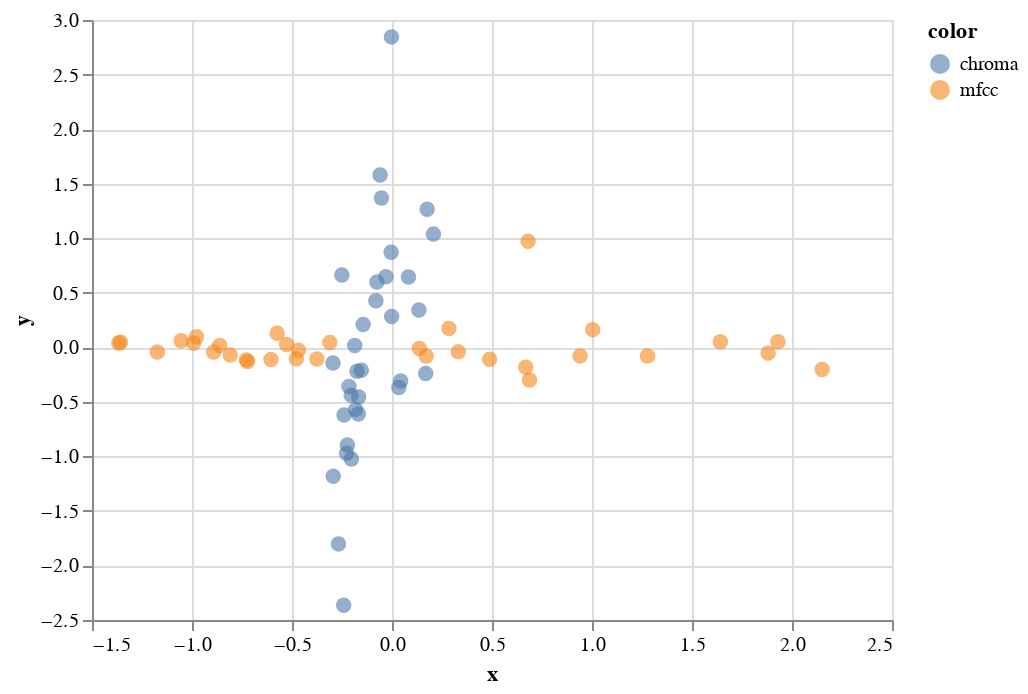

The code cell stored with this chart in its notebook:
### Code cell
%matplotlib inline
import glob
import numpy as np
import librosa
import os
from sklearn.preprocessing import StandardScaler
from sklearn.manifold import TSNE
from sklearn.cluster import KMeans
from sklearn.decomposition import PCA
import pandas as pd
import vega
import altair as alt
import pandas as pd
import scipy.signal
import scipy.fftpack as fft
import matplotlib.pyplot as plt
from mpl_toolkits.mplot3d import Axes3D


#File reading
all_dirs = []
for root, dirs, files in os.walk('./Test'):
        for name in files:
            if '.wav' in name:
                filedir = os.path.join(root, name)
                all_dirs.append(filedir)

all_chroma = []
all_mfcc = []
file_no = len(all_dirs)
print(file_no)
for i in range(file_no):
    print(str(i+1) + '/' + str(file_no))
    #Load file
    y, sr = librosa.core.load(all_dirs[i])
    #Features
    mfcc = librosa.feature.mfcc(y=y, sr=sr)
    chroma = librosa.feature.chroma_cqt(y=y, sr=sr, n_chroma=48, n_octaves=7)
    all_mfcc.append(mfcc.flatten())
    all_chroma.append(chroma.flatten())

#Shift mffcs to positive values
#min = np.amin(all_mfcc)
#all_mfcc = all_mfcc + min

#Standardization
scl1 = StandardScaler()
all_mfcc_scaled = scl1.fit_transform(all_mfcc)
scl2 = StandardScaler()
all_chroma_scaled = scl2.fit_transform(all_chroma)

#Principal Component Analysis

#MFCC2
pca_mfcc2 = PCA(n_components=2).fit_transform(all_mfcc_scaled)
scl3 = StandardScaler()
pca_mfcc2 = scl3.fit_transform(pca_mfcc2)
pca_mfcc2x = []
pca_mfcc2y = []
for i in range(pca_mfcc2.shape[0]):
    pca_mfcc2x.append(pca_mfcc2[i][0])
for i in range(all_mfcc_scaled.shape[0]):
    pca_mfcc2y.append(pca_mfcc2[i][1])

#MFCC1
pca_mfcc = PCA(n_components=1).fit_transform(all_mfcc_scaled)
scl4 = StandardScaler()
pca_mfcc = scl4.fit_transform(pca_mfcc)
pca_mfcc1 = []
for i in range(pca_mfcc.shape[0]):
    pca_mfcc1.append(pca_mfcc[i][0])

#CHROMA1
pca_chroma = PCA(n_components=1).fit_transform(all_chroma_scaled)
scl5 = StandardScaler()
pca_chroma = scl5.fit_transform(pca_chroma)
pca_chroma1 = []
for i in range(pca_chroma.shape[0]):
    pca_chroma1.append(pca_chroma[i][0])

#Dimensionality reduction
#all_mfcc_scaled_red = TSNE(n_components=1, perplexity = 10.0).fit_transform(all_mfcc_scaled)
#all_chroma_scaled_red = TSNE(n_components=1, perplexity = 10.0).fit_transform(all_chroma_scaled)
#print('Computation complete.')


#Creating dataframe
#x = []
#y = []
#z = []
# for i in range(len(all_mfcc_scaled_red2)):
#     x.append(all_mfcc_scaled_red2[i][0])
# for i in range(len(all_mfcc_scaled_red2)):
#     y.append(all_mfcc_scaled_red2[i][1])
# for i in range(len(all_chroma_scaled_red1)):
#     z.append(all_mfcc_scaled_red2[i][0])
print(pca_chroma1)

feature1 = []
feature2 = []
for i in range(len(pca_mfcc2x)):
    feature1.append('mfcc')
for i in range(len(pca_mfcc1)):
    feature2.append('chroma')
    
df1 = pd.DataFrame({'x': np.asarray(pca_mfcc2x), 'y': np.asarray(pca_mfcc2y)/5, 'color': np.asarray(feature1)})
df2 = pd.DataFrame({'x': ((np.asarray(pca_mfcc1)/7)-0.1), 'y': np.asarray(pca_chroma1), 'color': np.asarray(feature2)})
print(df1)
print(df2)

viz1 = alt.Chart(df1).mark_circle(opacity=0.6, size=60).encode(x='x', y='y', color='color:N').interactive()
#.configure_mark(opacity=0.5, color='cyan').interactive()
viz2 = alt.Chart(df2).mark_circle(opacity=0.6, size=60).encode(x='x', y='y', color='color:N').interactive()
#.configure_mark(opacity=0.5, color='magenta').interactive()
viz1+viz2
#x=alt.X('x:Q', title='MFCC1'),
#y=alt.Y('y:Q', title='MFCC2'),
#z=alt.Z('z:Q', title='CHROMA')).add_selection(brush)
#alt.condition(brush, 'location:N', alt.value('grey')),
#     tooltip=['filename', 'location', 'ethnic_group', 'original_format', 'recorded_from_date', 'recording_context', ],
#     href='local_path'

#plt.scatter(np.asarray(pca_mfcc2x), np.asarray(pca_mfcc2y)/3, c='c', alpha=0.5)
#plt.scatter(np.asarray(pca_mfcc1)/8, np.asarray(pca_chroma1), c='m', alpha=0.5)
#plt.show()

### Figure 1 — Vega-Lite specification as saved in the notebook (floating-point values rounded to 4 significant figures)
{"$schema": "https://vega.github.io/schema/vega-lite/v3.2.1.json", "config": {"mark": {"tooltip": null}, "view": {"height": 300, "width": 400}}, "datasets": {"data-0138966a9668001c07e67bdc689d7501": [{"color": "mfcc", "x": -0.5741, "y": 0.1282}, {"color": "mfcc", "x": 0.6803, "y": 0.9725}, {"color": "mfcc", "x": 1.003, "y": 0.1617}, {"color": "mfcc", "x": 0.1712, "y": -0.08029}, {"color": "mfcc", "x": 0.3315, "y": -0.04204}, {"color": "mfcc", "x": 0.2846, "y": 0.1712}, {"color": "mfcc", "x": 0.9407, "y": -0.079}, {"color": "mfcc", "x": 0.1367, "y": -0.01142}, {"color": "mfcc", "x": 1.277, "y": -0.07913}, {"color": "mfcc", "x": 1.642, "y": 0.04969}, {"color": "mfcc", "x": 1.881, "y": -0.05382}, {"color": "mfcc", "x": 0.6687, "y": -0.1832}, {"color": "mfcc", "x": 2.15, "y": -0.2029}, {"color": "mfcc", "x": 1.929, "y": 0.05079}, {"color": "mfcc", "x": 0.6875, "y": -0.3001}, {"color": "mfcc", "x": 0.4878, "y": -0.1091}, {"color": "mfcc", "x": -0.5271, "y": 0.02477}, {"color": "mfcc", "x": -0.8919, "y": -0.04444}, {"color": "mfcc", "x": -1.366, "y": 0.03932}, {"color": "mfcc", "x": -0.9924, "y": 0.03793}, {"color": "mfcc", "x": -1.357, "y": 0.04658}, {"color": "mfcc", "x": -0.722, "y": -0.131}, {"color": "mfcc", "x": -0.8085, "y": -0.07151}, {"color": "mfcc", "x": -0.6049, "y": -0.112}, {"color": "mfcc", "x": -0.4782, "y": -0.1062}, {"color": "mfcc", "x": -1.054, "y": 0.05956}, {"color": "mfcc", "x": -0.8611, "y": 0.0173}, {"color": "mfcc", "x": -0.7286, "y": -0.1155}, {"color": "mfcc", "x": -1.173, "y": -0.04395}, {"color": "mfcc", "x": -0.3109, "y": 0.04433}, {"color": "mfcc", "x": -0.9774, "y": 0.09684}, {"color": "mfcc", "x": -0.3755, "y": -0.1084}, {"color": "mfcc", "x": -0.4677, "y": -0.02671}], "data-9275fecff6e5532fcfde948d7a3ed8b2": [{"color": "chroma", "x": -0.182, "y": -0.5696}, {"color": "chroma", "x": -0.002813, "y": 2.845}, {"color": "chroma", "x": 0.04332, "y": -0.3092}, {"color": "chroma", "x": -0.07554, "y": 0.5984}, {"color": "chroma", "x": -0.05264, "y": 1.368}, {"color": "chroma", "x": -0.05935, "y": 1.579}, {"color": "chroma", "x": 0.03438, "y": -0.368}, {"color": "chroma", "x": -0.08046, "y": 0.4263}, {"color": "chroma", "x": 0.0825, "y": 0.6438}, {"color": "chroma", "x": 0.1345, "y": 0.3408}, {"color": "chroma", "x": 0.1686, "y": -0.2405}, {"color": "chroma", "x": -0.004476, "y": 0.8717}, {"color": "chroma", "x": 0.2072, "y": 1.037}, {"color": "chroma", "x": 0.1756, "y": 1.265}, {"color": "chroma", "x": -0.001791, "y": 0.2818}, {"color": "chroma", "x": -0.03031, "y": 0.6459}, {"color": "chroma", "x": -0.1753, "y": -0.2195}, {"color": "chroma", "x": -0.2274, "y": -0.9722}, {"color": "chroma", "x": -0.2952, "y": -0.1449}, {"color": "chroma", "x": -0.2418, "y": -2.366}, {"color": "chroma", "x": -0.2939, "y": -1.182}, {"color": "chroma", "x": -0.2031, "y": -1.025}, {"color": "chroma", "x": -0.2155, "y": -0.3598}, {"color": "chroma", "x": -0.1864, "y": 0.01644}, {"color": "chroma", "x": -0.1683, "y": -0.6109}, {"color": "chroma", "x": -0.2506, "y": 0.6634}, {"color": "chroma", "x": -0.223, "y": -0.8951}, {"color": "chroma", "x": -0.2041, "y": -0.4406}, {"color": "chroma", "x": -0.2676, "y": -1.802}, {"color": "chroma", "x": -0.1444, "y": 0.2094}, {"color": "chroma", "x": -0.2396, "y": -0.6208}, {"color": "chroma", "x": -0.1536, "y": -0.2103}, {"color": "chroma", "x": -0.1668, "y": -0.4562}]}, "layer": [{"data": {"name": "data-0138966a9668001c07e67bdc689d7501"}, "encoding": {"color": {"field": "color", "type": "nominal"}, "x": {"field": "x", "type": "quantitative"}, "y": {"field": "y", "type": "quantitative"}}, "mark": {"opacity": 0.6, "size": 60, "type": "circle"}, "selection": {"selector027": {"bind": "scales", "encodings": ["x", "y"], "type": "interval"}}}, {"data": {"name": "data-9275fecff6e5532fcfde948d7a3ed8b2"}, "encoding": {"color": {"field": "color", "type": "nominal"}, "x": {"field": "x", "type": "quantitative"}, "y": {"field": "y", "type": "quantitative"}}, "mark": {"opacity": 0.6, "size": 60, "type": "circle"}, "selection": {"selector028": {"bind": "scales", "encodings": ["x", "y"], "type": "interval"}}}]}
